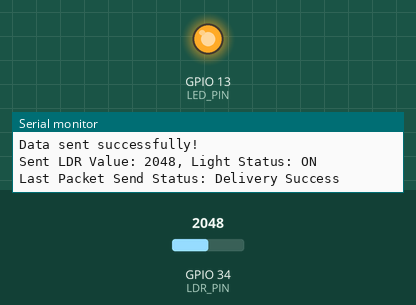
Simulated run of this program. Board: ESP32. Parts: output pins drawn as LEDs (lit = HIGH), the last lines printed to the serial monitor. Inputs (shaded band) come from the test bench; at power-on: GPIO 34 (LDR_PIN) = 2048. A WiFi scan finds three made-up networks.

Above: at 3.2 s.
3.3 s: GPIO 34 (LDR_PIN) set to 1045
5.2 s: GPIO 34 (LDR_PIN) set to 1000
At 7.2 s:
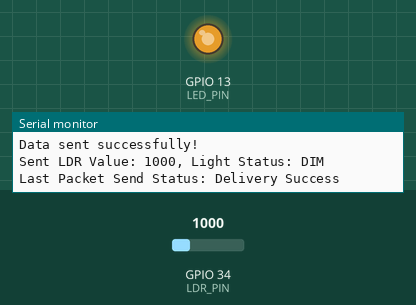
7.5 s: GPIO 34 (LDR_PIN) set to 491
At 9.0 s:
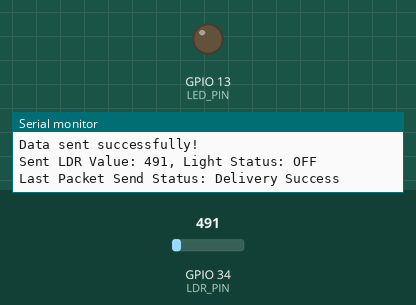
Timing chart, 0 to 10.5 s (numbered marks = the images above; inputs shaded):
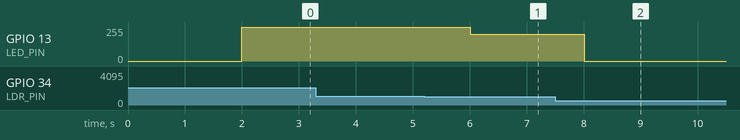

The program:

main.cpp
```cpp
#include <WiFi.h>
#include <esp_now.h>
#include <esp_wifi.h>

// Definitions
#define LED_PIN 13
#define LDR_PIN 34  // LDR Pin
#define LDR_THRESHOLD_DIM 500
#define LDR_THRESHOLD_FULL 1000

// PWM settings
const int PWM_freq = 5000;
const int PWM_channel = 0;
const int PWM_resolution = 8;

// Modes
enum LightMode {OFF, DIM, FULL_ON};
LightMode currentMode = OFF;

// Structure for ESP-NOW data
typedef struct struct_message {
  int ldrValue;
  char lightStatus[20];
} struct_message;

struct_message myData;

// Master's MAC Address (Replace with actual MAC)
uint8_t masterMAC[] = {0xfc, 0xe8, 0xc0, 0x74, 0x50, 0x14}; // Replace with master MAC

// Wi-Fi Network SSID (Define the SSID you're connecting to)
const char* wifi_network_ssid = "josip";  // Wi-Fi network SSID
const char* wifi_network_password = "12345678"; // Wi-Fi network password

// Get Wi-Fi channel for the specified SSID
int32_t get_wifi_channel(const char* ssid) {
  int n = WiFi.scanNetworks();
  for (int i = 0; i < n; ++i) {
    if (String(ssid) == WiFi.SSID(i)) {
      return WiFi.channel(i);
    }
  }
  return 0;
}

// Set Wi-Fi channel for ESP32
void scan_and_set_wifi_channel() {
  Serial.printf("\nScanning for SSID: %s\n", wifi_network_ssid);
  int slave_channel = get_wifi_channel(wifi_network_ssid);

  if (slave_channel == 0) {
    Serial.println("SSID not found!");
  } else {
    Serial.printf("SSID found. Channel: %d\n", slave_channel);

    if (WiFi.channel() != slave_channel) {
      esp_wifi_set_promiscuous(true);
      esp_wifi_set_channel(slave_channel, WIFI_SECOND_CHAN_NONE);
      esp_wifi_set_promiscuous(false);
    }
  }
  Serial.printf("Current Wi-Fi channel: %d\n", WiFi.channel());
}

// Callback for send status
void OnDataSent(const uint8_t *mac, esp_now_send_status_t status) {
  Serial.print("Last Packet Send Status: ");
  Serial.println(status == ESP_NOW_SEND_SUCCESS ? "Delivery Success" : "Delivery Fail");
}

// Setup PWM
void setupPWM() {
  ledcSetup(PWM_channel, PWM_freq, PWM_resolution);
  ledcAttachPin(LED_PIN, PWM_channel);
}

// Read LDR value
int readLDR() {
  return analogRead(LDR_PIN);
}

// Initialize ESP-NOW
void initESPNow() {
  if (esp_now_init() != ESP_OK) {
    Serial.println("Error initializing ESP-NOW");
    return;
  }

  // Set the MAC address of the master device
  esp_now_peer_info_t peerInfo;
  memset(&peerInfo, 0, sizeof(peerInfo));
  memcpy(peerInfo.peer_addr, masterMAC, 6);
  peerInfo.channel = 0;
  peerInfo.encrypt = false;

  if (esp_now_add_peer(&peerInfo) != ESP_OK) {
    Serial.println("Failed to add master as a peer");
    return;
  }
  Serial.println("Master added as a peer!");
}

// Send data to master
void sendDataToMaster() {
  esp_err_t result = esp_now_send(masterMAC, (uint8_t *)&myData, sizeof(myData));
  if (result == ESP_OK) {
    Serial.println("Data sent successfully!");
  } else {
    Serial.println("Error sending data");
  }

  Serial.print("Sent LDR Value: ");
  Serial.print(myData.ldrValue);
  Serial.print(", Light Status: ");
  Serial.println(myData.lightStatus);
}

void setup() {
  Serial.begin(115200);

  // Setup LED and LDR pin
  pinMode(LED_PIN, OUTPUT);

  // Setup PWM
  setupPWM();

  // Setup WiFi (required for ESP-NOW)
  WiFi.mode(WIFI_STA);
  WiFi.setSleep(WIFI_PS_NONE);
  WiFi.channel(1);  // Set initial channel

  // Set Wi-Fi channel based on the master's Wi-Fi network
  scan_and_set_wifi_channel();

  // Initialize ESP-NOW
  initESPNow();

  // Register ESP-NOW send callback
  esp_now_register_send_cb(OnDataSent);
}

void loop() {
  int ldrValue = readLDR();

  // Determine the light mode based on LDR value
  if (ldrValue > LDR_THRESHOLD_FULL) {
    currentMode = FULL_ON;
    strcpy(myData.lightStatus, "ON");
  } else if (ldrValue > LDR_THRESHOLD_DIM) {
    currentMode = DIM;
    strcpy(myData.lightStatus, "DIM");
  } else {
    currentMode = OFF;
    strcpy(myData.lightStatus, "OFF");
  }

  // Apply the current mode
  int pwmValueDim = map(ldrValue, LDR_THRESHOLD_DIM, LDR_THRESHOLD_FULL, 50, 200);
  switch (currentMode) {
    case OFF:
      ledcWrite(PWM_channel, 0);  // LED OFF
      break;
    case DIM:
      ledcWrite(PWM_channel, pwmValueDim);  // Dim LED
      break;
    case FULL_ON:
      ledcWrite(PWM_channel, 255);  // Fully ON LED
      break;
  }

  // Populate the structure with LDR value and status
  myData.ldrValue = ldrValue;

  // Send data to master
  sendDataToMaster();

  delay(1000); // Delay before sending the next message
}
```

Measured:
- the behaviour switches between 1001 and 1000 on GPIO 34 (LDR_PIN) (found by bisection; images 0 and 1)
- after the input at 5.2 s, GPIO 13 (LED_PIN): 255/255 → 199/255 after 0.81 s
- after the input at 7.5 s, GPIO 13 (LED_PIN): 199/255 → 0/255 after 0.51 s
